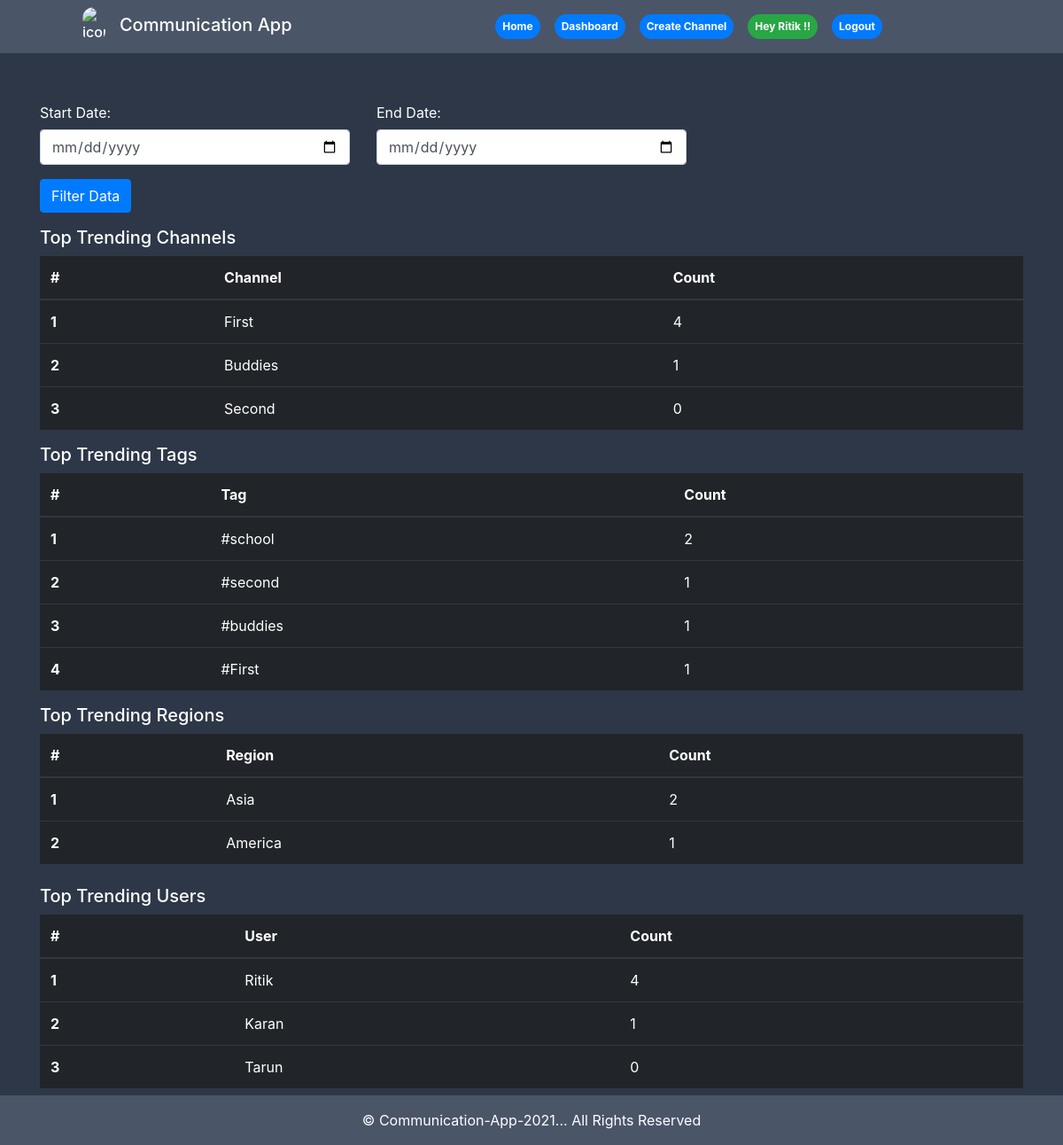
The page /dashboard/ (signed in) on the database its author committed.
### landing/models.py (models this page shows, shortened)
class Base_model(models.Model):
    created_date = models.DateField(auto_now_add=True)
    updated_date = models.DateField(auto_now_add=True)
    class Meta:
        abstract = True

class Channel(Base_model):
    name = models.TextField(max_length=256)
    description = models.TextField(max_length=8000)
    users = models.TextField(max_length=10000)
    tags = models.TextField(max_length=10000)
    owner = models.ForeignKey(User, on_delete=models.SET_NULL,related_name="Channel",null=True,)

### landing/views.py (the view)
# urls.py: path('dashboard/',views.dashboard, name="dashboard"),
def dashboard(request):
    if (request.user.is_anonymous):
        return render(request, 'error.html')
    all_channels = Channel.objects.all()
    all_Posts = ChannelPost.objects.all()
    all_users = User.objects.all()
    if request.method == 'POST':
        all_channels = all_channels.filter(created_date__range=[request.POST["start"], request.POST["end"]])
        all_Posts = all_Posts.filter(created_date__range=[request.POST["start"], request.POST["end"]])
    top_channel_post = {}
    for channel in all_channels:
        post_count = all_Posts.filter(channel=channel).count()
        name = channel.name
        top_channel_post[name]=post_count
    channel_post_dash = list(reversed(sorted(top_channel_post.items(), key=lambda kv: [kv[1], kv[0]])))[:5]
    top_user = {}
    for user in all_users:
        post_count = all_Posts.filter(user=user).count()
        name = user.first_name
        top_user[name] = post_count
    top_user_dash = list(reversed(sorted(top_user.items(), key=lambda kv: [kv[1], kv[0]])))[:5]
    top_region_dash = list(all_users.values('last_name').annotate(count= Count('last_name')).order_by('-count'))[:5]
    all_tags = {}
    for i in all_channels:
        temp = i.tags.split(",")
        for tag in temp:
            if tag in all_tags:
                all_tags[tag]+=1
            else:
                all_tags[tag]=1
    top_tags_dash = list(reversed(sorted(all_tags.items(), key=lambda kv: [kv[1], kv[0]])))[:5]
    context = {"channel_post": channel_post_dash, "top_user": top_user_dash, "region":top_region_dash, "top_tags":top_tags_dash, "channel":True}
    return render(request, 'dashboard.html', context=context)

### templates/dashboard.html (shortened to what this page needs)
{% extends 'base.html' %}
{% block body %}
{% load humanize %}
<div class="container py-5">
    <form action="/dashboard/" method="POST" class="text-white row">
        <div class="form-group col-md-4">
            <label for="title" class="col-form-label">Start Date:</label>
            <input type="date" class="form-control" id="title" name="start" required>
        </div>
        <div class="form-group col-md-4">
            <label for="desc" class="col-form-label">End Date:</label>
            <input type="date" class="form-control" id="desc" name="end" required>
        </div>
        <div class="form-group col-md-12">
            <button type="submit" class="btn btn-primary">Filter Data</button>
        </div>
    </form>
    <h5 class="text-white">Top Trending Channels</h5>
    <table class="table table-dark">
        <thead>
            <tr>
                <th scope="col">#</th>
                <th scope="col">Channel</th>
                <th scope="col">Count</th>
            </tr>
        </thead>
        <tbody>
            {% for channel in channel_post %}
            <tr>
                <th scope="row">{{forloop.counter}}</th>
                <td>{{channel.0}}</td>
                <td>{{channel.1}}</td>
            </tr>
            {% endfor %}
        </tbody>
    </table>
    <h5 class="text-white">Top Trending Tags</h5>
    <table class="table table-dark">
        <thead>
            <tr>
                <th scope="col">#</th>
                <th scope="col">Tag</th>
                <th scope="col">Count</th>
            </tr>
        </thead>
        <tbody>
            {% for channel in top_tags %}
            <tr>
                <th scope="row">{{forloop.counter}}</th>
                <td>{{channel.0}}</td>
                <td>{{channel.1}}</td>
            </tr>
            {% endfor %}
        </tbody>
    </table>
    <h5 class="text-white">Top Trending Regions</h5>
    <table class="table table-dark">
        <thead>
            <tr>
                <th scope="col">#</th>
                <th scope="col">Region</th>
                <th scope="col">Count</th>
            </tr>
        </thead>
        <tbody>
            {% for channel in region %}
            <tr>
                <th scope="row">{{forloop.counter}}</th>
                <td>{{channel.last_name}}</td>
                <td>{{channel.count}}</td>
            </tr>
            {% endfor %}
        </tbody>
    </table>
    <h5 class="text-white mt-4">Top Trending Users</h5>
    <table class="table table-dark">
        <thead>
            <tr>
                <th scope="col">#</th>
                <th scope="col">User</th>
                <th scope="col">Count</th>
            </tr>
        </thead>
        <tbody>
            {% for channel in top_user %}
            <tr>
                <th scope="row">{{forloop.counter}}</th>
                <td>{{channel.0}}</td>
                <td>{{channel.1}}</td>
            </tr>
            {% endfor %}
        </tbody>
    </table>
</div>
{% endblock body %}

### templates/base.html (shortened to what this page needs)
<!doctype html>
<html lang="en">
<head>
    <link href="https://unpkg.com/tailwindcss@^1.0/dist/tailwind.min.css" rel="stylesheet">
    <link rel="stylesheet" href="https://maxcdn.bootstrapcdn.com/bootstrap/4.0.0/css/bootstrap.min.css"
>
</head>
<body class="bg-gray-800">
    <header class="text-gray-500 bg-gray-700 body-font">
        <div class="container mx-auto flex flex-wrap py-2 flex-col md:flex-row items-center">
            <a class="flex title-font font-medium items-center text-white mb-1 md:mb-0 ml-5 mr-5" href="/">
                <img src="https://encrypted-tbn0.gstatic.com/images?q=tbn%3AANd9GcRBTm52YMz9XsSELg1RXv7V-k4JyemAExhaRQ&usqp=CAU" alt="icon" style="width: 10%; height: 10%;" class="rounded-full">
                <span class="ml-3 text-xl">Communication App</span>
            </a>
            <nav class="md:ml-auto md:mr-auto flex flex-wrap items-center text-base justify-center">
                <a class="mr-3 badge badge-primary badge-pill p-2" href="/">Home</a>
            {% if user.is_authenticated %}
            <a href="/dashboard/" class="badge badge-primary badge-pill mr-3 p-2">Dashboard</a>
            {% if channel %}
            <a class="mr-3 badge badge-primary badge-pill p-2" href="" data-toggle="modal" data-target="#add">Create Channel</a>
            {% endif %}
            <h6 class="mr-3 badge badge-success badge-pill p-2 mt-2">Hey {{ request.user.first_name|capfirst }} !!</h5>
            <a href="/logout/" class="badge badge-primary badge-pill p-2">Logout</a>
            {% else %}
                <button type="button" class="badge badge-primary badge-pill mr-3 p-2" data-toggle="modal" data-target="#login">LogIn
                </button>
                <button type="button" class="badge badge-primary badge-pill mr-3 p-2" data-toggle="modal" data-target="#signup">SignUp
                </button>
            {% endif %}
            </nav>
        </div>
    </header>
    {% block body %}
    {% endblock body %}
    <div class="footer bg-gray-700 pt-3">
        <p>&copy; Communication-App-2021... All Rights Reserved</p>
        </div>
</body>
</html>

### templates/base.html (style rules this page uses)
.footer { position: fixed; left: 0; bottom: 0; width: 100%; color: white; text-align: center; }

### rows shown on the page
Channel: name "First"
Channel: name "Buddies"
Channel: name "Second", tags "#second"

### other values the page prints
{{ request.user.first_name|capfirst }} "Ritik"
{{ channel.1 }} "4" "1" "0"
{{ channel.0 }} "#school" "#buddies" "#First"
{{ channel.1 }} "2" "1" "1" "1"
{{ channel.last_name }} "Asia" "America"
{{ channel.count }} "2" "1"
{{ channel.0 }} "Ritik" "Karan" "Tarun"
